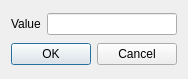
<?xml version="1.0" encoding="UTF-8"?>
<ui version="4.0">
 <class>QmlDesigner::SetFrameValueDialog</class>
 <widget class="QDialog" name="QmlDesigner::SetFrameValueDialog">
  <property name="geometry">
   <rect>
    <x>0</x>
    <y>0</y>
    <width>184</width>
    <height>79</height>
   </rect>
  </property>
  <property name="windowTitle">
   <string>Dialog</string>
  </property>
  <layout class="QGridLayout" name="gridLayout">
   <item row="0" column="0">
    <widget class="QLabel" name="label">
     <property name="text">
      <string>Value</string>
     </property>
    </widget>
   </item>
   <item row="0" column="1">
    <widget class="QLineEdit" name="lineEdit"/>
   </item>
   <item row="1" column="0" colspan="2">
    <widget class="QDialogButtonBox" name="buttonBox">
     <property name="orientation">
      <enum>Qt::Horizontal</enum>
     </property>
     <property name="standardButtons">
      <set>QDialogButtonBox::Cancel|QDialogButtonBox::Ok</set>
     </property>
    </widget>
   </item>
  </layout>
 </widget>
 <resources/>
 <connections>
  <connection>
   <sender>buttonBox</sender>
   <signal>accepted()</signal>
   <receiver>QmlDesigner::SetFrameValueDialog</receiver>
   <slot>accept()</slot>
   <hints>
    <hint type="sourcelabel">
     <x>248</x>
     <y>254</y>
    </hint>
    <hint type="destinationlabel">
     <x>157</x>
     <y>274</y>
    </hint>
   </hints>
  </connection>
  <connection>
   <sender>buttonBox</sender>
   <signal>rejected()</signal>
   <receiver>QmlDesigner::SetFrameValueDialog</receiver>
   <slot>reject()</slot>
   <hints>
    <hint type="sourcelabel">
     <x>316</x>
     <y>260</y>
    </hint>
    <hint type="destinationlabel">
     <x>286</x>
     <y>274</y>
    </hint>
   </hints>
  </connection>
 </connections>
</ui>
